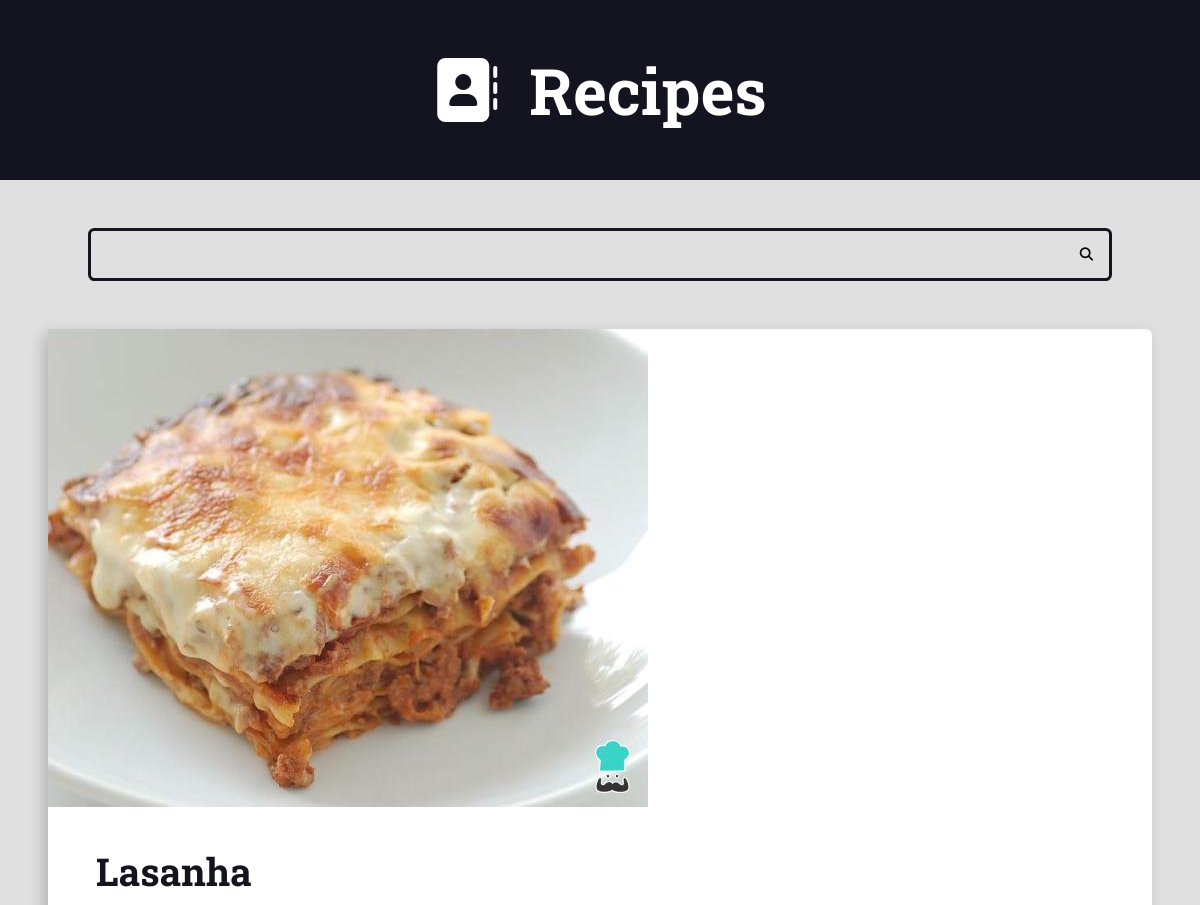
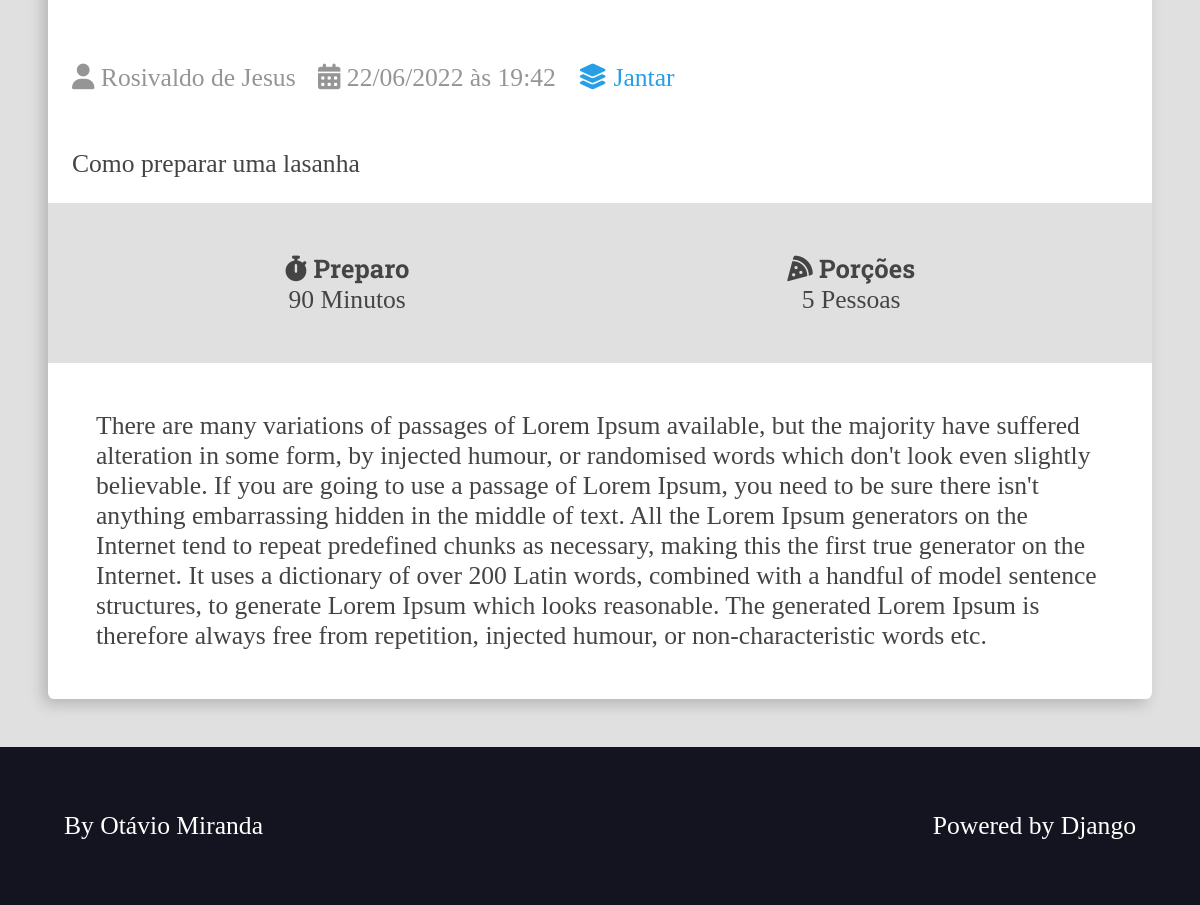
Page /recipes/1/ on the committed database (2 pictures, top to bottom).
### recipes/models.py (models this page shows, shortened)
class Recipe(models.Model):
    title = models.CharField(max_length=65)
    description = models.CharField(max_length=165)
    slug = models.SlugField()
    preparation_time = models.IntegerField()
    preparation_time_unit = models.CharField(max_length=65)
    servings = models.IntegerField()
    servings_unit = models.CharField(max_length=65)
    preparation_steps = models.TextField()
    preparation_steps_is_html = models.BooleanField(default=False)
    created_at = models.DateTimeField(auto_now_add=True)
    updated_at = models.DateTimeField(auto_now=True)
    is_published = models.BooleanField(default=False)
    cover = models.ImageField(upload_to='recipes/covers/%Y/%m/%d/', blank=True, default='')
    category = models.ForeignKey(
        Category, on_delete=models.SET_NULL, null=True, blank=True, default=None
    )
    author = models.ForeignKey(
        User, on_delete=models.SET_NULL, null=True
    )

class Category(models.Model):
    name = models.CharField(max_length=65)

### recipes/views.py (the view)
# urls.py: path('recipes/<int:id>/', views.recipe, name='recipe'),
def recipe(request, id):
    recipe = get_object_or_404(Recipe, pk=id, is_published=True,)
    return render(request, 'recipes/pages/recipe-view.html', context={
        'recipe': recipe,
        'is_detail_page': True,
    })

### recipes/templates/recipes/pages/recipe-view.html
{% extends 'global/base.html' %}
{% block content %}
    <div class="main-content main-content-detail container">
        {% include "recipes/partials/recipe.html" %}
    </div>
{% endblock content %}

### recipes/templates/recipes/partials/recipe.html (shortened to what this page needs)
<div class="recipe recipe-list-item">
    {% if recipe.cover %}
        <div class="recipe-cover">
            <a href="{% url 'recipes:recipe' recipe.id %}">
                <img src="{{ recipe.cover.url }}" alt="temporario">
            </a>
        </div>
    {% endif %}
    <div class="recipe-title-container">
        <a href="{% url 'recipes:recipe' recipe.id %}">
            <h2 class="recipe-title">{{ recipe.title }}</h2>
        </a>
    </div>
    <div class="recipe-author">
        {% if recipe.author is not None %}
            <span class="recipe-author-item">
                <i class="fas fa-user"></i>
                {{ recipe.author.first_name }} {{ recipe.author.last_name }}
            </span>
        {% else %}
            Desconhecido
        {% endif %}
        <span class="recipe-author-item">
            <i class="fas fa-calendar-alt"></i>
            {{ recipe.created_at|date:"d/m/Y" }} às {{ recipe.created_at|date:"H:i" }}
        </span>
        {% if recipe.category is not None %}
            <span class="recipe-author-item">
                <a href="{% url 'recipes:category' recipe.category.id %}">
                    <i class="fas fa-layer-group"></i>
                    <span>{{ recipe.category.name }}</span>
                </a>
            </span>
        {% endif %}
    </div>
    <div class="recipe-content">
        <p>
            {{ recipe.description }}
        </p>
    </div>
    <div class="recipe-meta-container">
        <div class="recipe-meta recipe-preparation">
            <h3 class="recipe-meta-title"><i class="fas fa-stopwatch"></i> Preparo</h3>
            <div class="recipe-meta-text">
                {{ recipe.preparation_time }} {{ recipe.preparation_time_unit }}
            </div>
        </div>
        <div class="recipe-meta recipe-servings">
            <h3 class="recipe-meta-title"><i class="fas fa-pizza-slice"></i> Porções</h3>
            <div class="recipe-meta-text">
                {{ recipe.servings }} {{ recipe.servings_unit }}
            </div>
        </div>
    </div>
    {% if is_detail_page is True %}
        <div class="preparations-steps">
            {{ recipe.preparation_steps|linebreaksbr }}
        </div>
    {% endif %}
</div>

### recipes/static/recipes/css/styles.css (style rules this page uses)
:root { --color-primary: #269fe6; --color-primary-hover: #2086c2; --color-primary-dark: #13141f; --color-primary-dark-hover: #212336; --color-primary-light: #d4ecfa; --color-primary-light-hover: #bdd8e7; --color-white: #fff; --color-black: #000; --color-dark-text: #444; --color-info-light: #cce5ff; --color-debug-light: #cce5ff; --color-success-light: #d4edda; --color-alert-light: #fff3cd; --color-warning-light: #fff3cd; --color-error-light: #f8d7da; --color-info-dark: #4d86c4; --color-debug-dark: #4d86c4; --color-success-dark: #4a9c5d; --color-alert-dark: #927f40; --color-warning-dark: #927f40; --color-error-dark: #da525d; --color-gray-0: #f9f9f9; --color-gray-1: #e0e0e0; --color-gray-2: #c7c7c7; --color-gray-3: #aeaeae; --color-gray-4: #959595; --color-gray-5: #7d7d7d; --color-gray-6: #646464; --color-gray-7: #4b4b4b; --color-gray-8: #323232; --color-gray-9: #191919; --font-primary: sans-serif; --font-headings: 'Roboto Slab', serif; --spacing-gutter-medium: 3rem; --spacing-gutter-large: 4rem; }
* { padding: 0; margin: 0; box-sizing: border-box; }
html { font-size: 62.5; }
body { font-size: 1.6rem; background: var(--color-gray-1); background: var(--color-gray-1); color: var(--color-dark-text); }
h1,h2,h3,h4,h5,h6 { font-family: var(--font-headings); }
.container { max-width: 144rem; margin: 0 auto; padding: var(--spacing-gutter-medium); }
.main-content { padding-top: 0; }
.recipe { background: var(--color-white); box-shadow: -5px 5px 15px rgba(0, 0, 0, .2); transform: scale(1); transition: all 300ms ease-in-out; border-radius: .4rem; }
.recipe img { max-width: 100%; }
.recipe-list-item { max-width: 64rem; height: fit-content; }
.recipe-title-container { padding: var(--spacing-gutter-medium); padding-top: 2rem; }
.recipe-title-container a { text-decoration: none; color: var(--color-primary-dark); }
.recipe-author { padding: calc(var(--spacing-gutter-medium) / 2); }
.recipe-content { padding: calc(var(--spacing-gutter-medium) / 2); padding-top: 2rem; }
.recipe-author-item { color: var(--color-gray-4); margin-right: 1rem; }
.recipe-author-item a { color: var(--color-primary); transition: all 300ms ease-in-out; text-decoration: none; }
.recipe-meta-container { display: flex; flex-flow: row wrap; padding: var(--spacing-gutter-medium); background: var(--color-gray-1); }
.recipe-meta { display: flex; flex-flow: column nowrap; flex-shrink: 1; flex-grow: 1; text-align: center; }
.recipe-meta-title { font-size: 1.6rem; }
.main-content-detail .recipe-list-item { max-width: 84rem; margin: 0 auto; }
.preparations-steps { padding: var(--spacing-gutter-medium) ; }

### rows in the picture
Recipe: cover (picture), title "Lasanha", author.first_name "Rosivaldo", author.last_name "de Jesus", created_at "22/06/2022", created_at "19:42", category.name "Jantar", description "Como preparar uma lasanha", preparation_time "90", preparation_time_unit "Minutos", servings "5", servings_unit "Pessoas", preparation_steps "There are many variations of passages of Lorem Ipsum available, but the majority have suffered alteration in some form, by injected humour, or randomised words which don't look even slightly believable. If you are going to use a passage of Lorem Ipsum, you need to be sure there isn't anything embarrassing hidden in the middle of text. All the Lorem Ipsum generators on the Internet tend to repeat predefined chunks as necessary, making this the first true generator on the Internet. It uses a dictionary of over 200 Latin words, combined with a handful of model sentence structures, to generate Lorem Ipsum which looks reasonable. The generated Lorem Ipsum is therefore always free from…"
